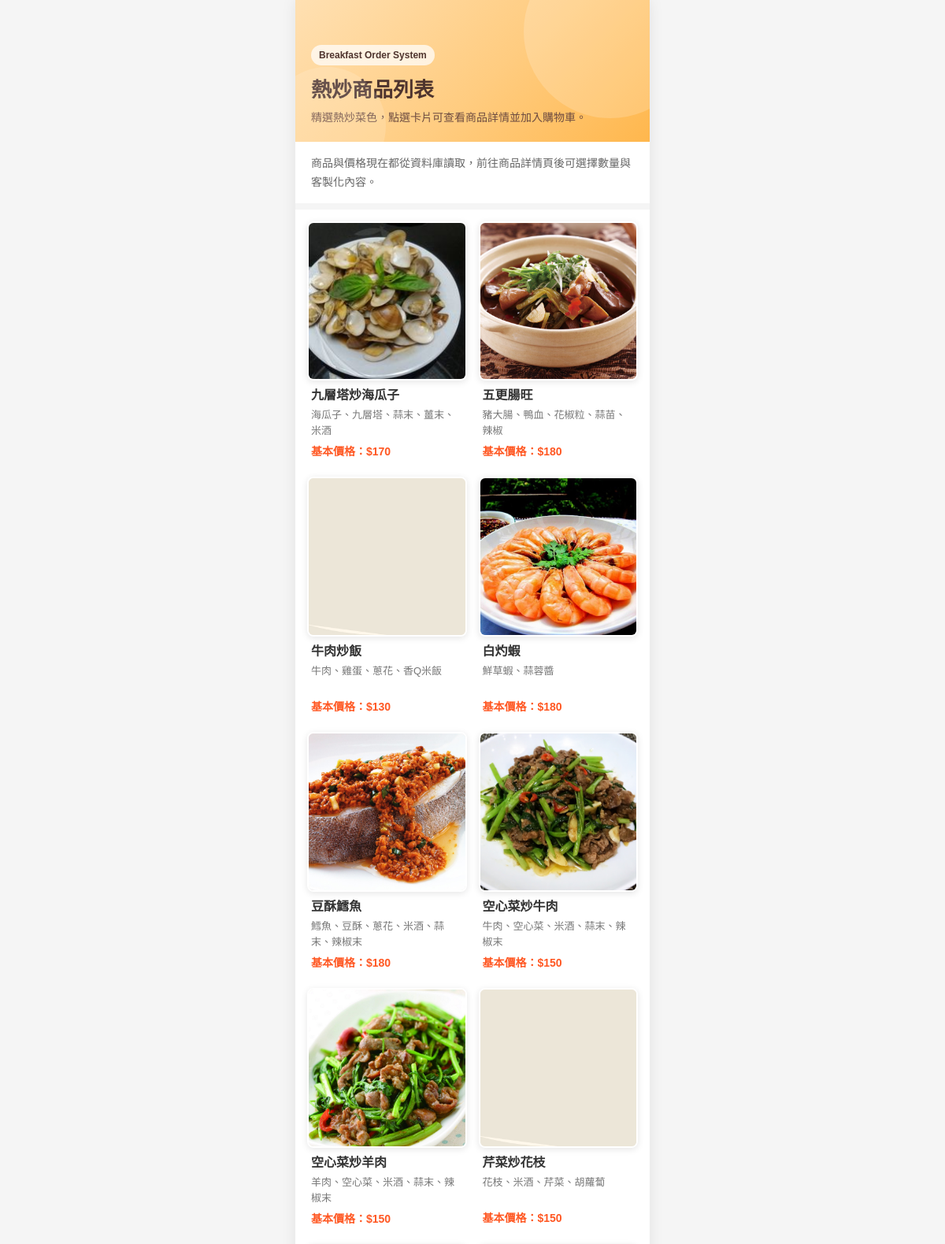
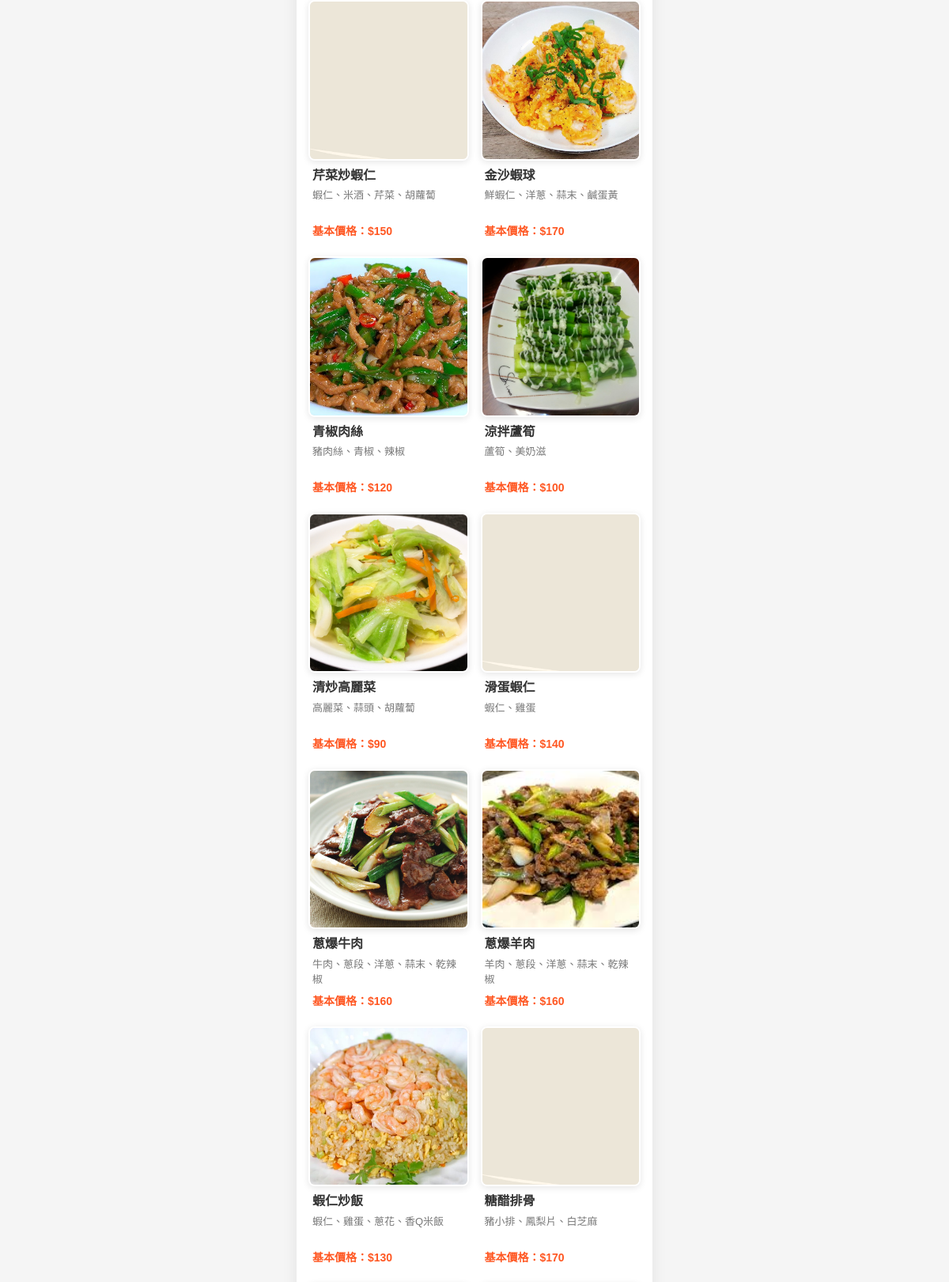
Page /products (upper part) on the committed database (2 pictures, top to bottom).
### tables this page shows
CREATE TABLE products ( -- 如果商品表不存在就建立
            id INTEGER PRIMARY KEY AUTOINCREMENT, -- 商品流水號
            name TEXT NOT NULL, -- 商品名稱
            description TEXT NOT NULL DEFAULT '', -- 商品說明
            image_filename TEXT NOT NULL DEFAULT 'default.jpg', -- 商品圖片檔名
            base_price INTEGER NOT NULL CHECK(base_price >= 0), -- 商品基本價格
            is_active INTEGER NOT NULL DEFAULT 1, -- 是否上架，1 代表上架
            sort_order INTEGER NOT NULL DEFAULT 0, -- 商品排序用數字
            created_at TEXT NOT NULL, -- 建立時間
            updated_at TEXT NOT NULL -- 更新時間
        );

### app.py (the view)
@app.route("/product")
@app.route("/products")
def product_list_page():
    products = get_active_products()
    return render_template("product_list.html", products=products)

### app.py (called while the page is built)
def get_db() -> sqlite3.Connection:
    if "db" not in g:
        db = sqlite3.connect(DATABASE, timeout=10)
        db.row_factory = sqlite3.Row
        db.execute("PRAGMA journal_mode=WAL")  # 開 WAL，讓讀寫同時進行時比較穩
        db.execute("PRAGMA foreign_keys=ON")  # 開外鍵，避免主表刪掉後明細還留著
        g.db = db
    return g.db

def row_to_dict(row: sqlite3.Row) -> dict[str, Any]:
    return dict(row)

def get_active_products() -> list[dict[str, Any]]:
    db = get_db()
    rows = db.execute(
        """
        SELECT id, name, description, image_filename, base_price, sort_order
        FROM products
        WHERE is_active = 1
        ORDER BY sort_order ASC, id ASC
        """
    ).fetchall()
    return [row_to_dict(row) for row in rows]

### templates/product_list.html (shortened to what this page needs)
<!DOCTYPE html>
<html lang="zh-Hant">
<head>
</head>
<body>
    <div class="mobile-container">
        <div class="store-header">
            <div class="store-overlay">
                <div class="store-badge">Breakfast Order System</div>
                <h1 class="store-title">熱炒商品列表</h1>
                <div class="store-subtitle">精選熱炒菜色，點選卡片可查看商品詳情並加入購物車。</div>
            </div>
        </div>
        <div class="store-info">
            <p>商品與價格現在都從資料庫讀取，前往商品詳情頁後可選擇數量與客製化內容。</p>
        </div>
        <div class="product-grid">
            {% for product in products %}
            <div class="product-card" onclick="goDetail({{ product.id }})">
                <div class="product-img-wrapper">
                    <img src="{{ url_for('static', filename='images/' ~ product.image_filename) }}" alt="{{ product.name }}" onerror="this.src='{{ url_for('static', filename='images/default.jpg') }}'">
                </div>
                <div class="product-detail">
                    <div class="product-name">{{ product.name }}</div>
                    <div class="product-desc">{{ product.description }}</div>
                    <div class="product-price">基本價格：${{ product.base_price }}</div>
                </div>
            </div>
            {% endfor %}
        </div>
    </div>
</body>
</html>

### templates/product_list.html (style rules this page uses)
body { margin: 0; padding: 0; font-family: Arial, "Microsoft JhengHei", sans-serif; background-color: #f5f5f5; display: flex; justify-content: center; }
.mobile-container { width: 100%; max-width: 450px; min-height: 100vh; background-color: #ffffff; position: relative; padding-bottom: 96px; box-shadow: 0 0 18px rgba(0, 0, 0, 0.08); }
.store-header { width: 100%; height: 180px; background: linear-gradient(135deg, #ffe0b2, #ffcc80 55%, #ffb74d); position: relative; overflow: hidden; }
.store-header::before { content: ""; position: absolute; width: 220px; height: 220px; border-radius: 50%; background-color: rgba(255, 255, 255, 0.18); top: -70px; right: -60px; }
.store-header::after { content: ""; position: absolute; width: 150px; height: 150px; border-radius: 50%; background-color: rgba(255, 255, 255, 0.14); bottom: -55px; left: -35px; }
.store-overlay { position: absolute; left: 20px; right: 20px; bottom: 20px; color: #4e342e; }
.store-badge { display: inline-block; padding: 6px 10px; border-radius: 999px; background-color: rgba(255, 255, 255, 0.72); font-size: 12px; font-weight: bold; margin-bottom: 10px; }
.store-title { margin: 0; font-size: 26px; font-weight: bold; }
.store-subtitle { margin-top: 8px; color: #6d4c41; font-size: 14px; line-height: 1.6; }
.store-info { padding: 16px 20px 14px 20px; border-bottom: 8px solid #f5f5f5; }
.store-info p { margin: 0; color: #666666; font-size: 14px; line-height: 1.7; }
.product-grid { display: grid; grid-template-columns: 1fr 1fr; gap: 15px; padding: 15px; }
.product-card { background-color: #ffffff; cursor: pointer; }
.product-img-wrapper { width: 100%; aspect-ratio: 1 / 1; border: 2px solid #ffffff; box-shadow: 0 2px 8px rgba(0, 0, 0, 0.1); border-radius: 8px; overflow: hidden; box-sizing: border-box; background-color: #f3ede6; }
.product-img-wrapper img { width: 100%; height: 100%; object-fit: cover; display: block; }
.product-detail { padding: 8px 5px; }
.product-name { font-size: 16px; font-weight: bold; color: #333333; margin-bottom: 4px; line-height: 1.4; }
.product-desc { color: #777777; font-size: 13px; line-height: 1.5; min-height: 38px; margin-bottom: 6px; }
.product-price { font-size: 14px; color: #ff5722; font-weight: bold; }

### rows in the picture
products: image_filename+name (picture), name "九層塔炒海瓜子", description "海瓜子、九層塔、蒜末、薑末、米酒", base_price "170"
products: image_filename+name (picture), name "五更腸旺", description "豬大腸、鴨血、花椒粒、蒜苗、辣椒", base_price "180"
products: name "牛肉炒飯", description "牛肉、雞蛋、蔥花、香Q米飯", base_price "130"
products: image_filename (picture), name "白灼蝦", description "鮮草蝦、蒜蓉醬", base_price "180"
products: image_filename+name (picture), name "豆酥鱈魚", description "鱈魚、豆酥、蔥花、米酒、蒜末、辣椒末", base_price "180"
products: image_filename+name (picture), name "空心菜炒牛肉", description "牛肉、空心菜、米酒、蒜末、辣椒末", base_price "150"
products: image_filename+name (picture), name "空心菜炒羊肉", description "羊肉、空心菜、米酒、蒜末、辣椒末", base_price "150"
products: name "芹菜炒花枝", description "花枝、米酒、芹菜、胡蘿蔔", base_price "150"
products: name "芹菜炒蝦仁", description "蝦仁、米酒、芹菜、胡蘿蔔", base_price "150"
products: image_filename+name (picture), name "金沙蝦球", description "鮮蝦仁、洋蔥、蒜末、鹹蛋黃", base_price "170"
products: image_filename+name (picture), name "青椒肉絲", description "豬肉絲、青椒、辣椒", base_price "120"
products: image_filename+name (picture), name "涼拌蘆筍", description "蘆筍、美奶滋", base_price "100"
products: image_filename+name (picture), name "清炒高麗菜", description "高麗菜、蒜頭、胡蘿蔔", base_price "90"
products: name "滑蛋蝦仁", description "蝦仁、雞蛋", base_price "140"
products: image_filename+name (picture), name "蔥爆牛肉", description "牛肉、蔥段、洋蔥、蒜末、乾辣椒", base_price "160"
products: image_filename+name (picture), name "蔥爆羊肉", description "羊肉、蔥段、洋蔥、蒜末、乾辣椒", base_price "160"
products: image_filename+name (picture), name "蝦仁炒飯", description "蝦仁、雞蛋、蔥花、香Q米飯", base_price "130"
products: name "糖醋排骨", description "豬小排、鳳梨片、白芝麻", base_price "170"
